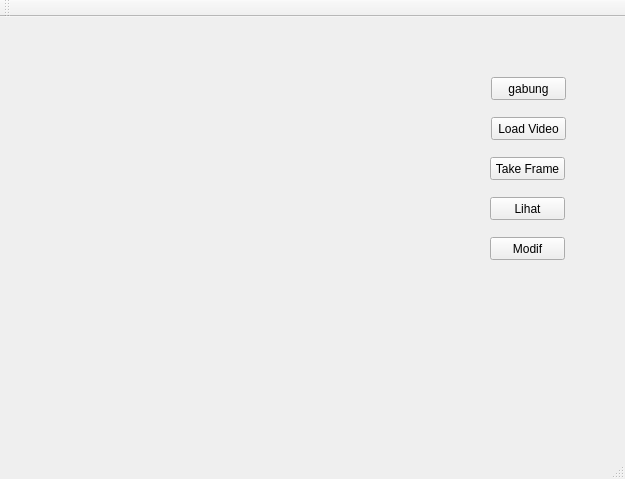
<?xml version="1.0" encoding="UTF-8"?>
<ui version="4.0">
 <class>MainWindow</class>
 <widget class="QMainWindow" name="MainWindow">
  <property name="geometry">
   <rect>
    <x>0</x>
    <y>0</y>
    <width>625</width>
    <height>479</height>
   </rect>
  </property>
  <property name="windowTitle">
   <string>MainWindow</string>
  </property>
  <widget class="QWidget" name="centralWidget">
   <widget class="QLabel" name="label">
    <property name="geometry">
     <rect>
      <x>50</x>
      <y>20</y>
      <width>381</width>
      <height>391</height>
     </rect>
    </property>
    <property name="autoFillBackground">
     <bool>true</bool>
    </property>
    <property name="text">
     <string/>
    </property>
    <property name="scaledContents">
     <bool>true</bool>
    </property>
   </widget>
   <widget class="QPushButton" name="pushButton">
    <property name="geometry">
     <rect>
      <x>491</x>
      <y>60</y>
      <width>75</width>
      <height>23</height>
     </rect>
    </property>
    <property name="text">
     <string>gabung</string>
    </property>
   </widget>
   <widget class="QPushButton" name="pushButton_2">
    <property name="geometry">
     <rect>
      <x>490</x>
      <y>220</y>
      <width>75</width>
      <height>23</height>
     </rect>
    </property>
    <property name="text">
     <string>Modif</string>
    </property>
   </widget>
   <widget class="QWidget" name="verticalLayoutWidget">
    <property name="geometry">
     <rect>
      <x>0</x>
      <y>0</y>
      <width>2</width>
      <height>2</height>
     </rect>
    </property>
    <layout class="QVBoxLayout" name="verticalLayout"/>
   </widget>
   <widget class="QPushButton" name="takeframe">
    <property name="geometry">
     <rect>
      <x>490</x>
      <y>140</y>
      <width>75</width>
      <height>23</height>
     </rect>
    </property>
    <property name="text">
     <string>Take Frame</string>
    </property>
   </widget>
   <widget class="QPushButton" name="loadvideo">
    <property name="geometry">
     <rect>
      <x>491</x>
      <y>100</y>
      <width>75</width>
      <height>23</height>
     </rect>
    </property>
    <property name="text">
     <string>Load Video</string>
    </property>
   </widget>
   <widget class="QPushButton" name="lihat">
    <property name="geometry">
     <rect>
      <x>490</x>
      <y>180</y>
      <width>75</width>
      <height>23</height>
     </rect>
    </property>
    <property name="text">
     <string>Lihat</string>
    </property>
   </widget>
  </widget>
  <widget class="QMenuBar" name="menuBar">
   <property name="geometry">
    <rect>
     <x>0</x>
     <y>0</y>
     <width>625</width>
     <height>21</height>
    </rect>
   </property>
  </widget>
  <widget class="QToolBar" name="mainToolBar">
   <attribute name="toolBarArea">
    <enum>TopToolBarArea</enum>
   </attribute>
   <attribute name="toolBarBreak">
    <bool>false</bool>
   </attribute>
  </widget>
  <widget class="QStatusBar" name="statusBar"/>
 </widget>
 <layoutdefault spacing="6" margin="11"/>
 <resources/>
 <connections/>
</ui>
